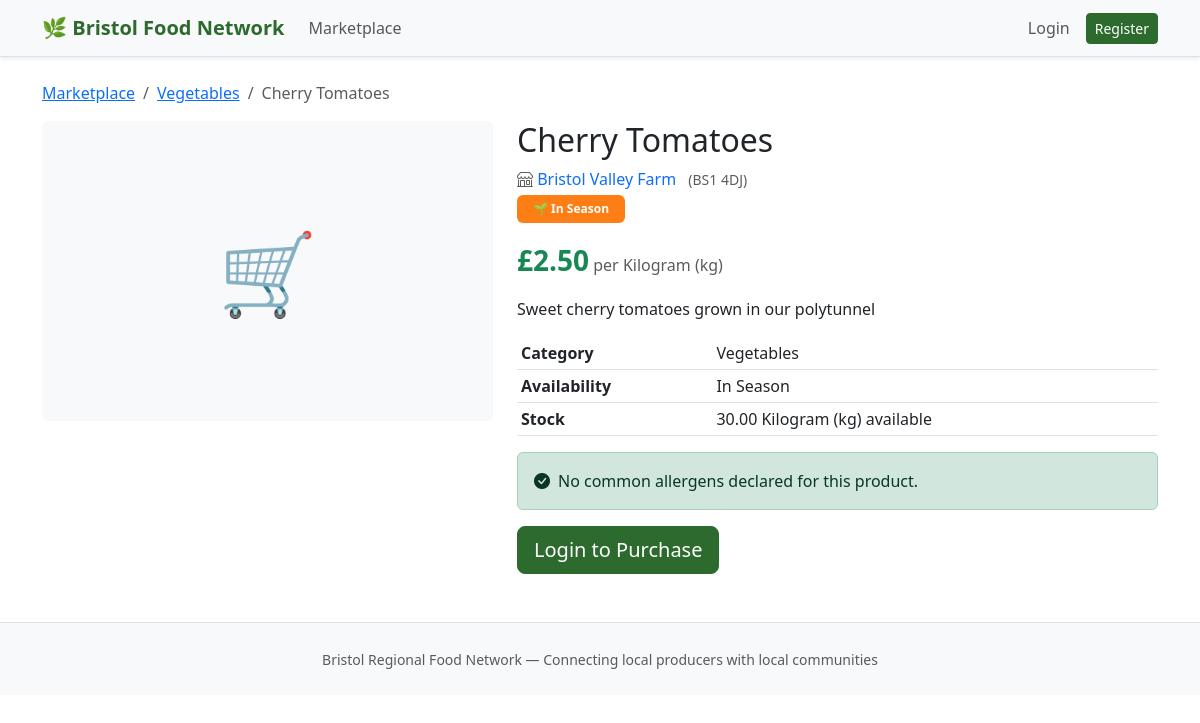
Screenshot of /marketplace/product/3/ with the database file from the repository.
### core/models.py (models this page shows, shortened)
class Product(models.Model):
    AVAILABILITY_CHOICES = [
        ('available', 'Available'),
        ('in_season', 'In Season'),
        ('out_of_season', 'Out of Season'),
        ('unavailable', 'Unavailable'),
    ]
    UNIT_CHOICES = [
        ('kg', 'Kilogram (kg)'),
        ('g', 'Gram (g)'),
        ('litre', 'Litre'),
        ('dozen', 'Dozen'),
        ('each', 'Each'),
        ('bunch', 'Bunch'),
        ('pack', 'Pack'),
    ]
    producer = models.ForeignKey(ProducerProfile, on_delete=models.CASCADE, related_name='products')
    category = models.ForeignKey(Category, on_delete=models.PROTECT, related_name='products')
    name = models.CharField(max_length=200)
    description = models.TextField()
    price = models.DecimalField(
        max_digits=8, decimal_places=2,
        validators=[MinValueValidator(Decimal('0.01'))]
    )
    unit = models.CharField(max_length=20, choices=UNIT_CHOICES, default='each')
    stock_quantity = models.DecimalField(max_digits=10, decimal_places=2, default=0)
    low_stock_threshold = models.DecimalField(max_digits=10, decimal_places=2, default=10)
    availability = models.CharField(max_length=20, choices=AVAILABILITY_CHOICES, default='available')
    is_organic = models.BooleanField(default=False)
    harvest_date = models.DateField(null=True, blank=True)
    best_before_date = models.DateField(null=True, blank=True)
    season_start_month = models.PositiveIntegerField(
        null=True, blank=True,
        validators=[MinValueValidator(1), MaxValueValidator(12)]
    )
    season_end_month = models.PositiveIntegerField(
        null=True, blank=True,
        validators=[MinValueValidator(1), MaxValueValidator(12)]
    )
    image = models.ImageField(upload_to='products/', null=True, blank=True)
    is_surplus = models.BooleanField(default=False)
    surplus_discount_percent = models.PositiveIntegerField(
        default=0,
        validators=[MaxValueValidator(100)]
    )
    surplus_expiry = models.DateTimeField(null=True, blank=True)
    created_at = models.DateTimeField(auto_now_add=True)
    updated_at = models.DateTimeField(auto_now=True)
    class Meta:
        ordering = ['name']

class Category(models.Model):
    name = models.CharField(max_length=100, unique=True)
    slug = models.SlugField(unique=True)
    description = models.TextField(blank=True)
    class Meta:
        verbose_name_plural = 'categories'
        ordering = ['name']

class ProducerProfile(models.Model):
    user = models.OneToOneField(User, on_delete=models.CASCADE, related_name='producer_profile')
    business_name = models.CharField(max_length=200)
    contact_name = models.CharField(max_length=100)
    farm_address = models.TextField()
    farm_postcode = models.CharField(max_length=10)
    description = models.TextField(blank=True)
    lead_time_hours = models.PositiveIntegerField(
        default=48,
        help_text="Minimum hours needed to prepare orders"
    )

### core/views.py (the view)
# urls.py: path('marketplace/product/<int:pk>/', views.product_detail, name='product_detail'),
def product_detail(request, pk):
    product = get_object_or_404(
        Product.objects.select_related('producer', 'category').prefetch_related('product_allergens'),
        pk=pk
    )
    return render(request, 'marketplace/product_detail.html', {
        'product': product,
        'allergens': product.product_allergens.all(),
        'form': CartItemForm(initial={'quantity': 1}),
    })

### core/context_processors.py (called while the page is built)
def cart_count(request):
    if request.user.is_authenticated and not request.user.is_producer():
        try:
            cart = Cart.objects.get(customer=request.user)
            return {'cart_count': cart.item_count}
        except Cart.DoesNotExist:
            pass
    return {'cart_count': 0}

### templates/marketplace/product_detail.html (shortened to what this page needs)
{% extends 'base.html' %}
{% block content %}
<nav aria-label="breadcrumb" class="mb-3">
    <ol class="breadcrumb">
        <li class="breadcrumb-item"><a href="{% url 'marketplace' %}">Marketplace</a></li>
        <li class="breadcrumb-item"><a href="{% url 'marketplace' %}?category={{ product.category.slug }}">{{ product.category.name }}</a></li>
        <li class="breadcrumb-item active">{{ product.name }}</li>
    </ol>
</nav>
<div class="row">
    <div class="col-md-5">
        {% if product.image %}
        <img src="{{ product.image.url }}" class="img-fluid rounded shadow-sm" alt="{{ product.name }}">
        {% else %}
        <div class="bg-light rounded d-flex align-items-center justify-content-center" style="height:300px;font-size:5rem;">🛒</div>
        {% endif %}
    </div>
    <div class="col-md-7">
        <h2>{{ product.name }}</h2>
        <p class="text-muted mb-1">
            <i class="bi bi-shop"></i>
            <a href="#" class="text-decoration-none">{{ product.producer.business_name }}</a>
            <small class="ms-2">({{ product.producer.farm_postcode }})</small>
        </p>
        <div class="mb-3">
            {% if product.availability == 'in_season' %}<span class="badge seasonal-badge me-1 py-2 px-3">🌱 In Season</span>{% endif %}
        </div>
        <div class="mb-3">
            {% if product.is_surplus and product.surplus_discount_percent > 0 %}
            <span class="text-muted text-decoration-line-through fs-5">£{{ product.price }}</span>
            <span class="fs-3 fw-bold text-success ms-2">£{{ product.discounted_price }}</span>
            {% else %}
            <span class="fs-3 fw-bold text-success">£{{ product.price }}</span>
            {% endif %}
            <span class="text-muted"> per {{ product.get_unit_display }}</span>
        </div>
        <p>{{ product.description }}</p>
        <table class="table table-sm mb-3">
            <tbody>
                <tr><th>Category</th><td>{{ product.category.name }}</td></tr>
                <tr><th>Availability</th><td>{{ product.get_availability_display }}</td></tr>
                <tr><th>Stock</th><td>{{ product.stock_quantity }} {{ product.get_unit_display }} available</td></tr>
            </tbody>
        </table>
        <div class="mb-3">
            {% if allergens %}
            <div class="alert alert-danger d-flex align-items-start" role="alert">
                <i class="bi bi-exclamation-triangle-fill fs-4 me-3 mt-1"></i>
                <div>
                    <strong>Allergen Information</strong><br>
                    <strong>Contains:</strong>
                    {% for a in allergens %}
                        <span class="badge allergen-badge me-1">{{ a.get_allergen_display }}</span>
                    {% endfor %}
                </div>
            </div>
            {% else %}
            <div class="alert alert-success d-flex align-items-center" role="alert">
                <i class="bi bi-check-circle-fill me-2"></i>
                <div>No common allergens declared for this product.</div>
            </div>
            {% endif %}
        </div>
        {% if user.is_authenticated and not user.is_producer %}
            {% if product.is_available %}
            <form method="post" action="{% url 'add_to_cart' product.pk %}" class="d-flex gap-2 align-items-end">
                {% csrf_token %}
                <div>
                    <label class="form-label fw-semibold">Quantity ({{ product.get_unit_display }})</label>
                    <input type="number" name="quantity" value="1" min="0.1" step="0.1"
                           class="form-control" style="width:100px;">
                </div>
                <button type="submit" class="btn btn-primary btn-lg">
                    <i class="bi bi-cart-plus"></i> Add to Cart
                </button>
            </form>
            {% else %}
            <div class="alert alert-warning">This product is currently unavailable.</div>
            {% endif %}
        {% elif not user.is_authenticated %}
        <a href="{% url 'login' %}?next={{ request.path }}" class="btn btn-primary btn-lg">
            Login to Purchase
        </a>
        {% endif %}
    </div>
</div>
{% endblock %}

### templates/base.html (style rules this page uses)
.btn-primary { background-color: #2d6a2d; border-color: #2d6a2d; }
.seasonal-badge { background-color: #fd7e14; color: white; }

### rows the page displays
Product: category.name "Vegetables", name "Cherry Tomatoes", producer.business_name "Bristol Valley Farm", producer.farm_postcode "BS1 4DJ", price "2.50", unit "Kilogram (kg)", description "Sweet cherry tomatoes grown in our polytunnel", availability "In Season", stock_quantity "30.00"
